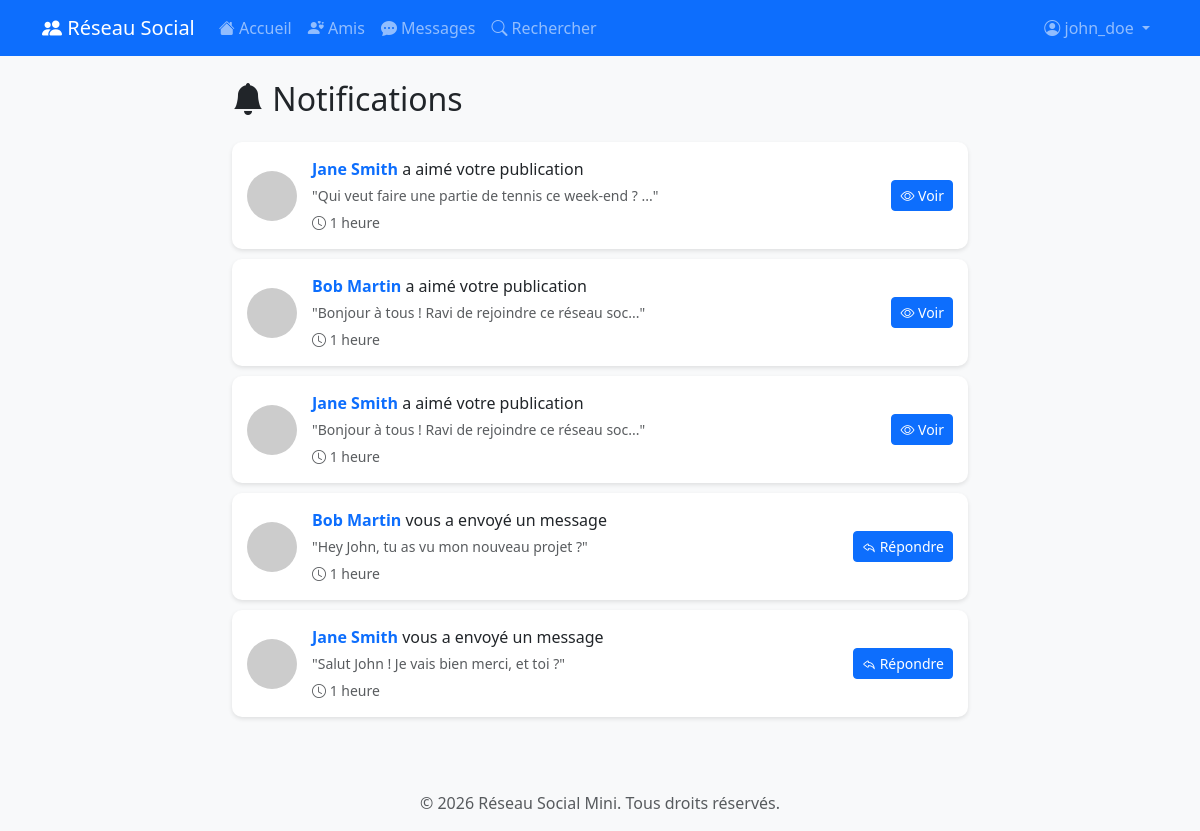
The app's page /notifications.php (signed in) with its own data.
### tables this page shows
CREATE TABLE IF NOT EXISTS messages_prives (
    id INT PRIMARY KEY AUTO_INCREMENT,
    expediteur_id INT NOT NULL,
    destinataire_id INT NOT NULL,
    message TEXT NOT NULL,
    lu BOOLEAN DEFAULT FALSE,
    date_envoi TIMESTAMP DEFAULT CURRENT_TIMESTAMP,
    FOREIGN KEY (expediteur_id) REFERENCES utilisateurs(id) ON DELETE CASCADE,
    FOREIGN KEY (destinataire_id) REFERENCES utilisateurs(id) ON DELETE CASCADE,
    INDEX idx_expediteur (expediteur_id),
    INDEX idx_destinataire (destinataire_id),
    INDEX idx_lu (lu),
    INDEX idx_date (date_envoi)
);

CREATE TABLE IF NOT EXISTS utilisateurs (
    id INT PRIMARY KEY AUTO_INCREMENT,
    pseudo VARCHAR(50) UNIQUE NOT NULL,
    email VARCHAR(150) UNIQUE NOT NULL,
    mot_de_passe VARCHAR(255) NOT NULL,
    nom_complet VARCHAR(200),
    bio TEXT,
    photo_profil VARCHAR(255),
    date_inscription TIMESTAMP DEFAULT CURRENT_TIMESTAMP,
    INDEX idx_pseudo (pseudo),
    INDEX idx_email (email)
);

### config/session.php (called while the page is built, shortened)
<?php
function getUserId() {
    return $_SESSION['utilisateur_id'] ?? null;
}
?>

### notifications.php (the view, shortened to what this page needs)
<?php
require_once 'config/session.php';
require_once 'config/database.php';
$notifications = [];
$stmt = $pdo->prepare("
    SELECT l.*, u.pseudo, u.nom_complet, u.photo_profil, p.contenu, l.date_like as date
    FROM likes l
    JOIN utilisateurs u ON l.utilisateur_id = u.id
    JOIN publications p ON l.publication_id = p.id
    WHERE p.utilisateur_id = ? AND l.utilisateur_id != ?
    ORDER BY l.date_like DESC
    LIMIT 20
");
$stmt->execute([getUserId(), getUserId()]);
$likes = $stmt->fetchAll(PDO::FETCH_ASSOC);
foreach ($likes as $like) {
    $notifications[] = [
        'type' => 'like',
        'utilisateur_id' => $like['utilisateur_id'],
        'pseudo' => $like['pseudo'],
        'nom_complet' => $like['nom_complet'],
        'photo_profil' => $like['photo_profil'],
        'message' => 'a aimé votre publication',
        'extrait' => substr($like['contenu'], 0, 50),
        'date' => $like['date'],
        'lien' => 'profil.php?id=' . getUserId()
    ];
}
$stmt = $pdo->prepare("
    SELECT m.*, u.pseudo, u.nom_complet, u.photo_profil, m.date_envoi as date
    FROM messages_prives m
    JOIN utilisateurs u ON m.expediteur_id = u.id
    WHERE m.destinataire_id = ? AND m.lu = FALSE
    ORDER BY m.date_envoi DESC
    LIMIT 20
");
$stmt->execute([getUserId()]);
$messages = $stmt->fetchAll(PDO::FETCH_ASSOC);
foreach ($messages as $msg) {
    $notifications[] = [
        'type' => 'message',
        'utilisateur_id' => $msg['expediteur_id'],
        'pseudo' => $msg['pseudo'],
        'nom_complet' => $msg['nom_complet'],
        'photo_profil' => $msg['photo_profil'],
        'message' => 'vous a envoyé un message',
        'extrait' => substr($msg['message'], 0, 50),
        'date' => $msg['date'],
        'lien' => 'messages.php?user=' . $msg['expediteur_id']
    ];
}
usort($notifications, function($a, $b) {
    return strtotime($b['date']) - strtotime($a['date']);
});
include 'includes/header.php';
?>
<div class="row">
    <div class="col-lg-8 mx-auto">
        <h2 class="mb-4"><i class="bi bi-bell-fill"></i> Notifications</h2>
        <?php if (empty($notifications)): ?>
            <div class="alert alert-info text-center">
                <i class="bi bi-info-circle"></i> Vous n'avez aucune notification pour le moment.
            </div>
        <?php else: ?>
            <?php foreach ($notifications as $notif): ?>
                <div class="notification-item fade-in">
                    <img src="<?php echo $notif['photo_profil'] ? 'uploads/profils/' . htmlspecialchars($notif['photo_profil']) : 'https://via.placeholder.com/50'; ?>"
                         alt="Photo" class="notification-avatar">
                    <div class="flex-grow-1">
                        <p class="mb-1">
                            <a href="profil.php?id=<?php echo $notif['utilisateur_id']; ?>" class="text-decoration-none fw-bold">
                                <?php echo htmlspecialchars($notif['nom_complet'] ?: $notif['pseudo']); ?>
                            </a>
                            <?php echo $notif['message']; ?>
                        </p>
                        <?php if (isset($notif['extrait'])): ?>
                            <p class="text-muted mb-1 small">
                                "<?php echo htmlspecialchars($notif['extrait']); ?><?php echo strlen($notif['extrait']) >= 50 ? '...' : ''; ?>"
                            </p>
                        <?php endif; ?>
                        <small class="text-muted">
                            <i class="bi bi-clock"></i>
                            <?php
                            $date = new DateTime($notif['date']);
                            $now = new DateTime();
                            $diff = $now->diff($date);
                            if ($diff->days > 0) {
                                echo $diff->days . ' jour' . ($diff->days > 1 ? 's' : '');
                            } elseif ($diff->h > 0) {
                                echo $diff->h . ' heure' . ($diff->h > 1 ? 's' : '');
                            } elseif ($diff->i > 0) {
                                echo $diff->i . ' minute' . ($diff->i > 1 ? 's' : '');
                            } else {
                                echo 'À l\'instant';
                            }
                            ?>
                        </small>
                    </div>
                    <div>
                        <a href="<?php echo $notif['lien']; ?>" class="btn btn-sm btn-primary">
                            <?php if ($notif['type'] === 'demande_ami'): ?>
                                <i class="bi bi-person-check"></i> Voir
                            <?php elseif ($notif['type'] === 'message'): ?>
                                <i class="bi bi-reply"></i> Répondre
                            <?php else: ?>
                                <i class="bi bi-eye"></i> Voir
                            <?php endif; ?>
                        </a>
                    </div>
                </div>
            <?php endforeach; ?>
        <?php endif; ?>
    </div>
</div>
<?php include 'includes/footer.php'; ?>

### css/style.css (style rules this page uses)
:root { --primary-color: #0d6efd; --secondary-color: #6c757d; --success-color: #198754; --danger-color: #dc3545; }
body { background-color: #f8f9fa; min-height: 100vh; display: flex; flex-direction: column; }
.notification-item { background: white; border-radius: 10px; padding: 15px; margin-bottom: 10px; box-shadow: 0 2px 4px rgba(0,0,0,0.1); display: flex; align-items: center; gap: 15px; }
.notification-avatar { width: 50px; height: 50px; border-radius: 50%; object-fit: cover; }
.fade-in { animation: fadeIn 0.5s ease-in; }

### records on screen
messages_prives: expediteur.nom_complet "Bob Martin", message "vous a envoyé un message", message "Hey John, tu as vu mon nouveau projet ?", date_envoi "1", shows "Répondre"
messages_prives: expediteur.nom_complet "Jane Smith", message "vous a envoyé un message", message "Salut John ! Je vais bien merci, et toi ?", date_envoi "1", shows "Répondre"

### other values on screen
getUserPseudo() "john_doe"
$notif['nom_complet'] ?: $notif['pseudo'] "Jane Smith"
$notif['message'] "a aimé votre publication"
$notif['extrait'] "Qui veut faire une partie de tennis ce week-end ?"
$notif['nom_complet'] ?: $notif['pseudo'] "Bob Martin"
$notif['extrait'] "Bonjour à tous ! Ravi de rejoindre ce réseau soc"
